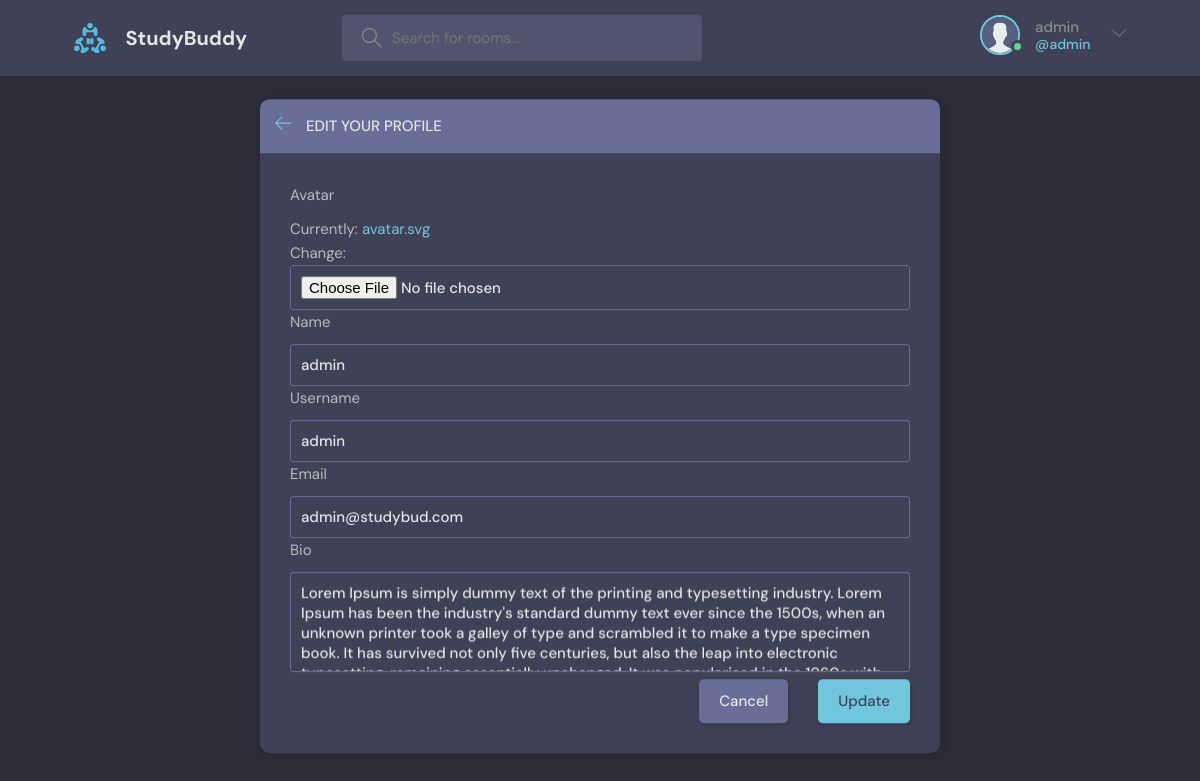
The app's page /update-user/ (signed in), older data.
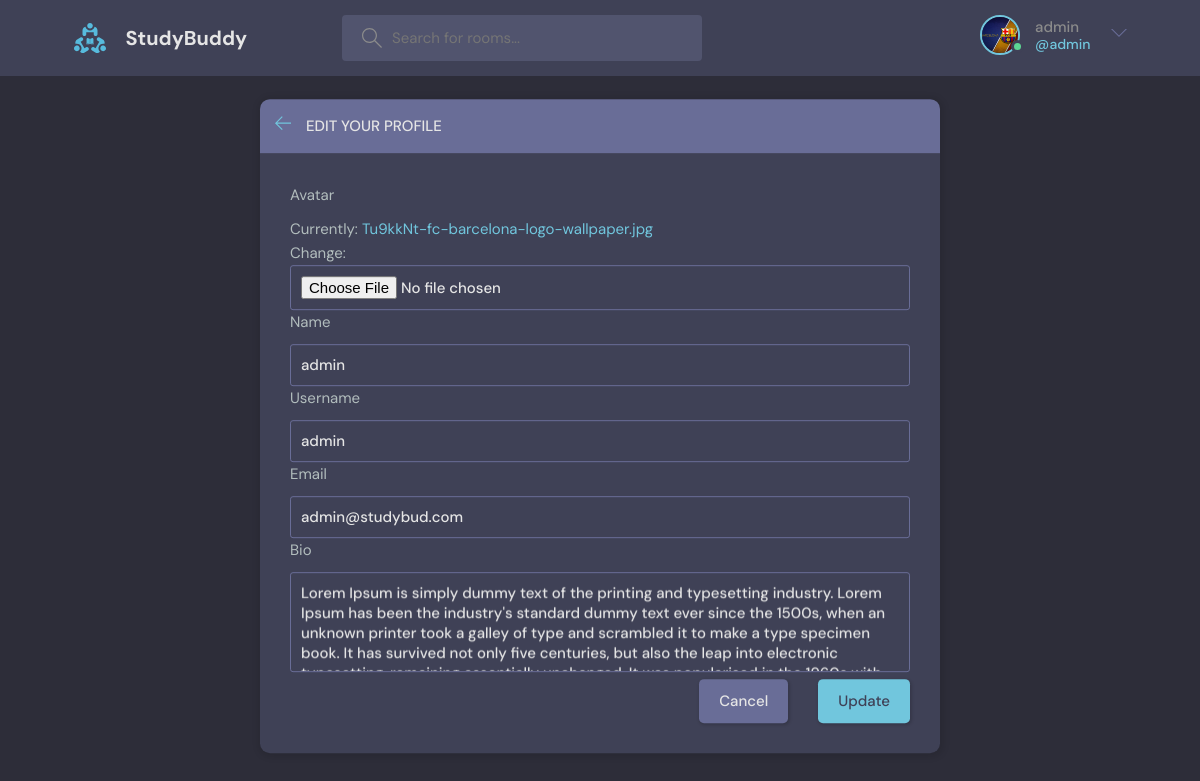
The same page, newer data.
### base/models.py (models this page shows)
class User(AbstractUser):
    name = models.CharField(max_length=255)
    email = models.EmailField(unique=True)
    bio = models.TextField()
    avatar = models.ImageField(null=True, default='avatar.svg')
    USERNAME_FIELD = 'email'
    REQUIRED_FIELDS = []

### base/views.py (the view)
# urls.py: path('update-user/', views.updateUser, name='update-user'),
@login_required(login_url='login')
def updateUser(request):
    form = UserForm(instance=request.user)
    user = request.user
    if request.method == 'POST':
        form = UserForm(request.POST,request.FILES,  instance=user)
        if form.is_valid:
            form.save()
            return redirect('user-profile', pk=user.id)
    return render(request, 'base/update-user.html', {'form': form, 'user':user})

### base/forms.py
class UserForm(ModelForm):
    class Meta:
        model = User
        fields = ['avatar','name','username', 'email', 'bio']

### base/templates/base/update-user.html (shortened to what this page needs)
{% extends 'main.html' %}
{% block content %}
    <main class="update-account layout">
        <div class="container">
            <div class="layout__box">
                <div class="layout__boxHeader">
                    <div class="layout__boxTitle">
                        <a href="{% url 'home' %}">
                            <svg version="1.1" xmlns="http://www.w3.org/2000/svg" width="32" height="32"
                                viewBox="0 0 32 32">
                                <title>arrow-left</title>
                                <path
                                    d="M13.723 2.286l-13.723 13.714 13.719 13.714 1.616-1.611-10.96-10.96h27.625v-2.286h-27.625l10.965-10.965-1.616-1.607z">
                                </path>
                            </svg>
                        </a>
                        <h3>Edit your profile</h3>
                    </div>
                </div>
                <div class="layout__body">
                    <form class="form" action="" method="POST" enctype="multipart/form-data">
                      {% for field in form %}
                        <div class="form__group">
                            <label for="user_bio">{{field.label}}</label>
                            {{field}}
                      {% endfor %}
                        <div class="form__action">
                            <a class="btn btn--dark" href="{% url 'home' %}">Cancel</a>
                            <button class="btn btn--main" type="submit">Update</button>
                        </div>
                    </form>
                </div>
            </div>
        </div>
    </main>
    {% endblock %}

### templates/navbar.html (shortened to what this page needs)
{% load static %}
<header class="header header--loggedIn">
    <div class="container">
      <a href="{% url 'home' %}" class="header__logo">
        <img src="{% static 'images/logo.svg' %}" />
        <h1>StudyBuddy</h1>
      </a>
      <form class="header__search" method="GET" action="{% url 'home' %}">
        <label>
          <input name='q' placeholder="Search for rooms..." />
        </label>
      </form>
      <nav class="header__menu">
        {% if user.is_authenticated %}
        <div class="header__user">
          <a href="{% url 'update-user' %}">
            <div class="avatar avatar--medium active">
              <img src="{{request.user.avatar.url}}" />
            </div>
            <p>{{request.user.username}}<span>@{{request.user.username}}</span></p>
          </a>
          <button class="dropdown-button">
            <svg version="1.1" xmlns="http://www.w3.org/2000/svg" width="32" height="32" viewBox="0 0 32 32">
              <title>chevron-down</title>
              <path d="M16 21l-13-13h-3l16 16 16-16h-3l-13 13z"></path>
            </svg>
          </button>
        </div>
        {% else %}
        <a href="{% url 'login' %}">
          <img src="{% static 'images\avatar.svg' %}" />
          <p>Login</p>
        </a>
        {% endif %}
      </nav>
    </div>
  </header>

Row changes from the older to the newer data that the page shows:
changed User "admin": user.avatar: picture added in place of a placeholder
Text that changed along with them:
text no longer shown: "Currently: avatar.svg Change:"
text now shown: "Currently: Tu9kkNt-fc-barcelona-logo-wallpaper.jpg Change:"
